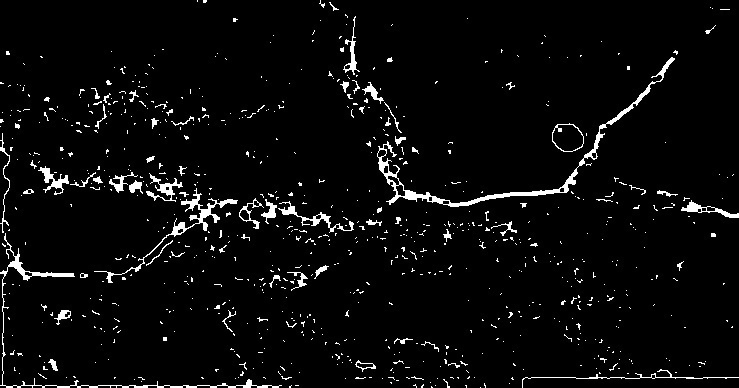
#> input picture Extracting_info/morphological.jpg, 739 x 388 px, found by its file name
$ python vertical_integral.py
#> lines starting #> are read from the running program, lines starting #| are printed output that depends on the picture; after the words box and inside, x2 and y2 are one past the last pixel; in counts of white or black regions, pixels touching at a corner belong together
#Vertical Integral Projection
import numpy as np
import cv2 as cv
img=cv.imread("Extracting_info/morphological.jpg",0)
#> img is the input picture: shape (388, 739); min 0, max 255, mean 10.7
ret,img1=cv.threshold(img,80,255,cv.THRESH_BINARY)
#> img1: shape (388, 739); 4% white; 783 white regions (714 under 20 px), largest, box (x1, y1, x2, y2) and area: (377, 57, 675, 207) 1850, (0, 233, 282, 388) 1097, (94, 188, 238, 283) 842

#return the image height and width
(h,w)=img1.shape
#> h = 388; w = 739

# initialize a list with length equivalent to the image width, to record the number of dark pixels at every column
a =[0 for z in range(0,w)]
#> a = 739 values from 0 to 0

for i in range(0,w):           # traverse each column
    for j in range(0,h):       # traverse each row
        if img1[j,i]==0:       # decide whether it is a dark pixel, 0 meaning it is a dark pixel
            a[i]+=1            # increment the counter for that column
            img1[j,i]=255      # transform it into a white pixel after recording (by changing it into 255)
#> img1: shape (388, 739); every value is 255
for i in range(0,w):           # traverse every column
    for j in range(h-a[i],h):
        img1[j,i]=0            # transform it into a dark pixel
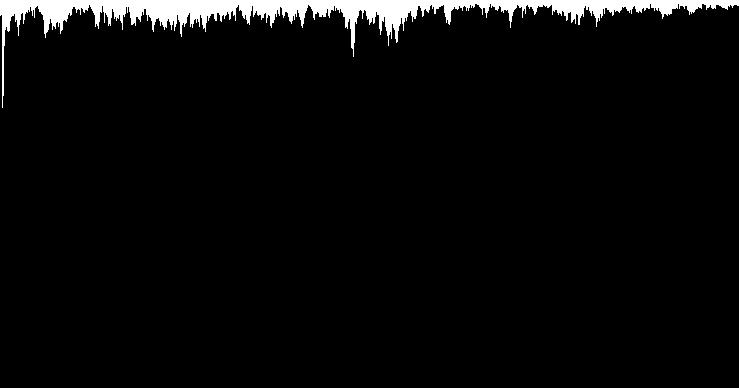
#> img1: shape (388, 739); 4% white; 1 white region, box (x1, y1, x2, y2) and area: (0, 0, 739, 108) 11486
img1 = cv.resize(img1,(1000,500))
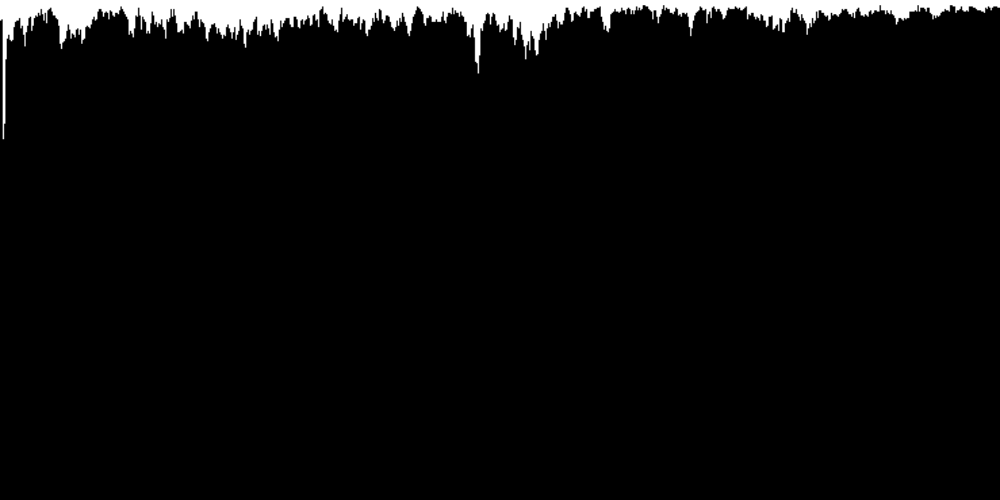
#> img1: shape (500, 1000); min 0, max 255, mean 10.2
cv.imshow("img",img1)
cv.waitKey(0)
cv.imwrite('Extracting_info/vertical_integral.jpg', img1)
cv.destroyAllWindows()

$ run again, with Extracting_info/crack_direction.jpg copied over Extracting_info/morphological.jpg
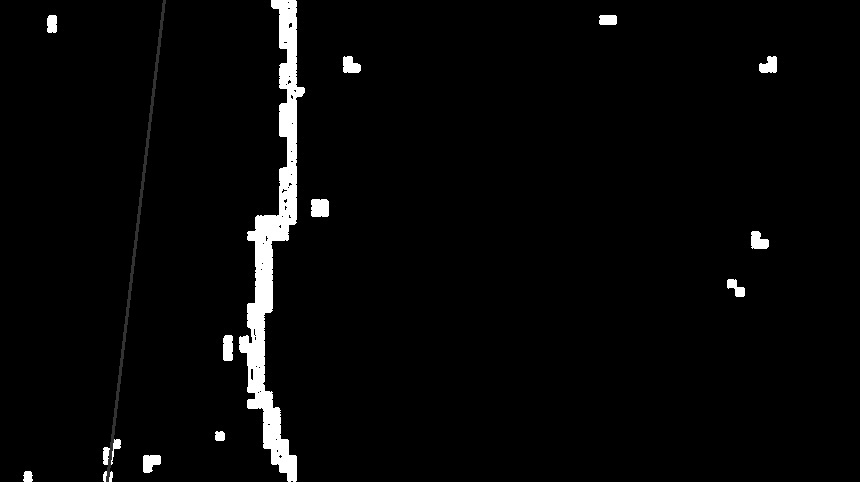
#> input picture Extracting_info/crack_direction.jpg, 860 x 482 px, found by its file name
#> img is the input picture: shape (482, 860); min 0, max 255, mean 7.3
#> `ret,img1=cv.threshold(img,80,255,cv.THRESH_BINARY)`:
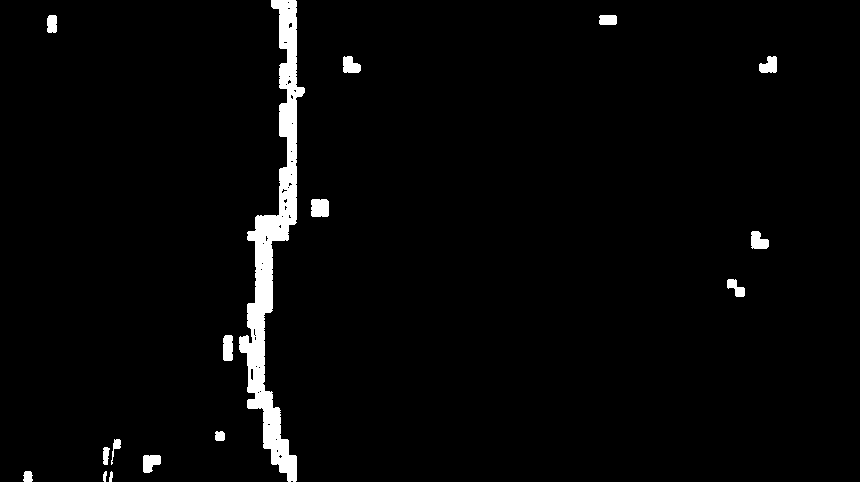
#> img1: shape (482, 860); 2.8% white; 16 white regions, largest, box (x1, y1, x2, y2) and area: (239, 0, 305, 482) 8990, (311, 199, 329, 217) 313, (223, 335, 233, 361) 248
#> `img1 = cv.resize(img1,(1000,500))`:
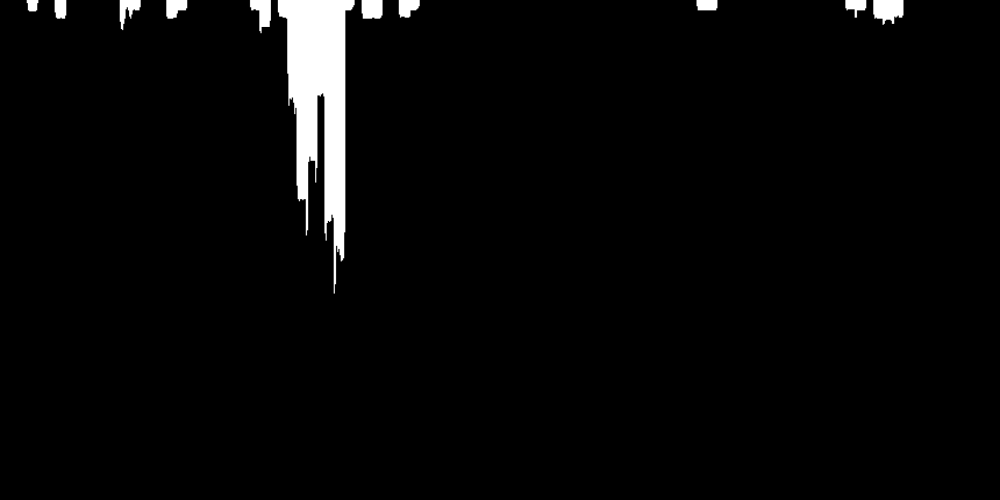
#> img1: shape (500, 1000); min 0, max 255, mean 7.1
